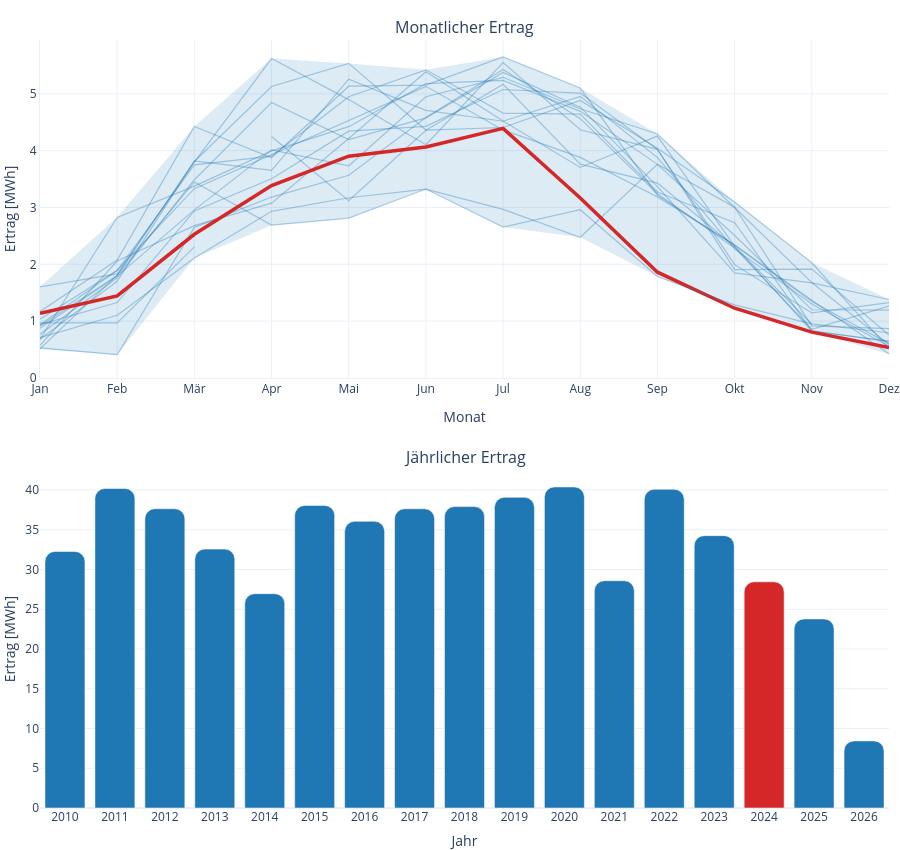

Notebook code cell kept with this figure:
### Code cell
from src.ui.ertrag import plot_yield

# Demo: Nutzung der neuen UI-Funktion
monthly_df = s.load_yield_per_month()
yearly_df = s.load_yield_per_year()

fig = plot_yield(
    standort=s,
    monthly_df=monthly_df,
    yearly_df=yearly_df,
    current_year=2024,
    drop_latest_month=True,
 )

fig.show()

### Figure 1 — Plotly figure (JSON) as saved in the notebook; plotly's stock layout.template omitted (floating-point values rounded to 4 significant figures)
{"data": [{"hoverinfo": "skip", "line": {"width": 0}, "mode": "lines", "name": "Monatliche Spanne", "showlegend": false, "type": "scatter", "x": [1, 2, 3, 4, 5, 6, 7, 8, 9, 10, 11, 12], "xaxis": "x", "y": [1.603, 2.826, 4.427, 5.622, 5.537, 5.424, 5.651, 5.103, 4.295, 3.095, 2.026, 1.381], "yaxis": "y"}, {"fill": "tonexty", "fillcolor": "rgba(31,119,180,0.15)", "hoverinfo": "skip", "line": {"width": 0}, "mode": "lines", "name": "Min-Max pro Monat", "showlegend": true, "type": "scatter", "x": [1, 2, 3, 4, 5, 6, 7, 8, 9, 10, 11, 12], "xaxis": "x", "y": [0.5109, 0.4085, 2.112, 2.69, 2.814, 3.325, 2.655, 2.475, 1.785, 1.227, 0.8064, 0.4226], "yaxis": "y"}, {"legendgroup": "2010", "line": {"color": "rgb(31,119,180)", "width": 1.2}, "mode": "lines", "name": "2010", "opacity": 0.35, "type": "scatter", "x": [4, 5, 6, 7, 8, 9, 10, 11], "xaxis": "x", "y": [4.249, 3.12, 4.361, 5.17, 3.764, 3.429, 2.315, 0.9446], "yaxis": "y"}, {"legendgroup": "2011", "line": {"color": "rgb(31,119,180)", "width": 1.2}, "mode": "lines", "name": "2011", "opacity": 0.35, "type": "scatter", "x": [1, 2, 3, 4, 5, 6, 7, 8, 9, 10, 11, 12], "xaxis": "x", "y": [0.6812, 1.7, 3.81, 5.129, 5.537, 4.363, 4.408, 4.883, 4.041, 3.095, 2.026, 0.515], "yaxis": "y"}, {"legendgroup": "2012", "line": {"color": "rgb(31,119,180)", "width": 1.2}, "mode": "lines", "name": "2012", "opacity": 0.35, "type": "scatter", "x": [1, 2, 3, 4, 5, 6, 7, 8, 9, 10, 11, 12], "xaxis": "x", "y": [0.9151, 1.804, 3.822, 3.652, 5.258, 4.709, 4.519, 4.956, 3.878, 2.271, 1.3, 0.56], "yaxis": "y"}, {"legendgroup": "2013", "line": {"color": "rgb(31,119,180)", "width": 1.2}, "mode": "lines", "name": "2013", "opacity": 0.35, "type": "scatter", "x": [1, 2, 3, 4, 5, 6, 7, 8, 9, 10, 11, 12], "xaxis": "x", "y": [0.5281, 0.4085, 2.651, 3.184, 3.568, 4.583, 5.429, 4.563, 3.241, 2.289, 0.8563, 1.264], "yaxis": "y"}, {"legendgroup": "2014", "line": {"color": "rgb(31,119,180)", "width": 1.2}, "mode": "lines", "name": "2014", "opacity": 0.35, "type": "scatter", "x": [1, 2, 3, 6, 7, 8, 9, 10, 11, 12], "xaxis": "x", "y": [1.032, 1.897, 3.332, 5.133, 4.366, 3.882, 3.184, 2.345, 1.368, 0.4226], "yaxis": "y"}, {"legendgroup": "2015", "line": {"color": "rgb(31,119,180)", "width": 1.2}, "mode": "lines", "name": "2015", "opacity": 0.35, "type": "scatter", "x": [1, 2, 3, 4, 5, 6, 7, 8, 9, 10, 11, 12], "xaxis": "x", "y": [0.7694, 1.763, 3.489, 4.848, 4.195, 4.578, 5.378, 4.766, 3.367, 1.849, 1.672, 1.381], "yaxis": "y"}, {"legendgroup": "2016", "line": {"color": "rgb(31,119,180)", "width": 1.2}, "mode": "lines", "name": "2016", "opacity": 0.35, "type": "scatter", "x": [1, 2, 3, 4, 5, 6, 7, 8, 9, 10, 11, 12], "xaxis": "x", "y": [0.9364, 1.327, 2.94, 3.507, 4.344, 4.429, 5.077, 5.013, 4.022, 1.994, 1.144, 1.326], "yaxis": "y"}, {"legendgroup": "2017", "line": {"color": "rgb(31,119,180)", "width": 1.2}, "mode": "lines", "name": "2017", "opacity": 0.35, "type": "scatter", "x": [1, 2, 3, 4, 5, 6, 7, 8, 9, 10, 11, 12], "xaxis": "x", "y": [0.9356, 1.89, 3.752, 3.905, 4.951, 5.424, 4.662, 4.644, 3.272, 2.731, 0.8288, 0.6421], "yaxis": "y"}, {"legendgroup": "2018", "line": {"color": "rgb(31,119,180)", "width": 1.2}, "mode": "lines", "name": "2018", "opacity": 0.35, "type": "scatter", "x": [1, 2, 3, 4, 5, 6, 7, 8, 9, 10, 11, 12], "xaxis": "x", "y": [0.8729, 1.792, 2.958, 4.014, 3.734, 4.95, 5.292, 4.737, 4.295, 2.999, 1.678, 0.5872], "yaxis": "y"}, {"legendgroup": "2019", "line": {"color": "rgb(31,119,180)", "width": 1.2}, "mode": "lines", "name": "2019", "opacity": 0.35, "type": "scatter", "x": [1, 2, 3, 4, 5, 6, 7, 8, 9, 10, 11, 12], "xaxis": "x", "y": [0.6831, 2.826, 3.377, 3.997, 4.422, 5.18, 5.237, 4.693, 3.759, 2.507, 1.2, 1.192], "yaxis": "y"}, {"legendgroup": "2020", "line": {"color": "rgb(31,119,180)", "width": 1.2}, "mode": "lines", "name": "2020", "opacity": 0.35, "type": "scatter", "x": [1, 2, 3, 4, 5, 6, 7, 8, 9, 10, 11, 12], "xaxis": "x", "y": [1.603, 1.832, 3.8, 5.622, 4.899, 4.105, 5.552, 4.368, 4.023, 1.906, 1.916, 0.7542], "yaxis": "y"}, {"legendgroup": "2021", "line": {"color": "rgb(31,119,180)", "width": 1.2}, "mode": "lines", "name": "2021", "opacity": 0.35, "type": "scatter", "x": [1, 2, 3, 4, 5, 6, 7, 8, 9, 10, 11, 12], "xaxis": "x", "y": [0.5109, 1.81, 3.45, 2.69, 2.814, 3.325, 2.966, 2.475, 3.76, 3.005, 0.9174, 0.8685], "yaxis": "y"}, {"legendgroup": "2022", "line": {"color": "rgb(31,119,180)", "width": 1.2}, "mode": "lines", "name": "2022", "opacity": 0.35, "type": "scatter", "x": [1, 2, 3, 4, 5, 6, 7, 8, 9, 10, 11, 12], "xaxis": "x", "y": [1.171, 2.075, 4.427, 3.874, 5.135, 5.154, 5.651, 5.103, 3.216, 2.333, 1.345, 0.6031], "yaxis": "y"}, {"legendgroup": "2023", "line": {"color": "rgb(31,119,180)", "width": 1.2}, "mode": "lines", "name": "2023", "opacity": 0.35, "type": "scatter", "x": [1, 2, 3, 4, 5, 6, 7, 8, 9, 10, 11, 12], "xaxis": "x", "y": [0.5714, 2.058, 2.681, 3.077, 4.213, 5.389, 4.524, 3.705, 4.257, 2.314, 0.8256, 0.6452], "yaxis": "y"}, {"legendgroup": "2024", "line": {"color": "rgb(214,39,40)", "width": 3.5}, "mode": "lines", "name": "2024", "opacity": 1, "type": "scatter", "x": [1, 2, 3, 4, 5, 6, 7, 8, 9, 10, 11, 12], "xaxis": "x", "y": [1.137, 1.444, 2.529, 3.386, 3.903, 4.064, 4.393, 3.167, 1.861, 1.227, 0.8064, 0.5328], "yaxis": "y"}, {"legendgroup": "2025", "line": {"color": "rgb(31,119,180)", "width": 1.2}, "mode": "lines", "name": "2025", "opacity": 0.35, "type": "scatter", "x": [1, 2, 3, 4, 5, 6, 7, 8, 9, 10, 11, 12], "xaxis": "x", "y": [0.7082, 1.103, 2.112, 2.932, 3.172, 3.325, 2.655, 2.961, 1.785, 1.285, 0.9501, 0.795], "yaxis": "y"}, {"legendgroup": "2026", "line": {"color": "rgb(31,119,180)", "width": 1.2}, "mode": "lines", "name": "2026", "opacity": 0.35, "type": "scatter", "x": [1, 2, 3], "xaxis": "x", "y": [0.9675, 0.9689, 2.306], "yaxis": "y"}, {"hovertemplate": "Jahr %{x}<br>%{y:.1f} MWh<extra></extra>", "marker": {"color": ["rgb(31,119,180)", "rgb(31,119,180)", "rgb(31,119,180)", "rgb(31,119,180)", "rgb(31,119,180)", "rgb(31,119,180)", "rgb(31,119,180)", "rgb(31,119,180)", "rgb(31,119,180)", "rgb(31,119,180)", "rgb(31,119,180)", "rgb(31,119,180)", "rgb(31,119,180)", "rgb(31,119,180)", "rgb(214,39,40)", "rgb(31,119,180)", "rgb(31,119,180)"]}, "name": "Jährlicher Ertrag", "type": "bar", "x": [2010, 2011, 2012, 2013, 2014, 2015, 2016, 2017, 2018, 2019, 2020, 2021, 2022, 2023, 2024, 2025, 2026], "xaxis": "x2", "y": [32.27, 40.19, 37.64, 32.56, 26.96, 38.05, 36.06, 37.64, 37.91, 39.07, 40.38, 28.59, 40.09, 34.26, 28.45, 23.78, 8.44], "yaxis": "y2"}], "layout": {"annotations": [{"font": {"size": 16}, "showarrow": false, "text": "Monatlicher Ertrag", "x": 0.5, "xanchor": "center", "xref": "paper", "y": 1, "yanchor": "bottom", "yref": "paper"}, {"font": {"size": 16}, "showarrow": false, "text": "Jährlicher Ertrag", "x": 0.5, "xanchor": "center", "xref": "paper", "y": 0.44, "yanchor": "bottom", "yref": "paper"}], "barcornerradius": 10, "dragmode": false, "height": 850, "margin": {"b": 0, "l": 0, "r": 0, "t": 40}, "showlegend": false, "xaxis": {"anchor": "y", "domain": [0, 1], "fixedrange": true, "showgrid": true, "showline": true, "tickmode": "array", "ticktext": ["Jan", "Feb", "Mär", "Apr", "Mai", "Jun", "Jul", "Aug", "Sep", "Okt", "Nov", "Dez"], "tickvals": [1, 2, 3, 4, 5, 6, 7, 8, 9, 10, 11, 12], "title": {"text": "Monat"}, "zeroline": false}, "xaxis2": {"anchor": "y2", "domain": [0, 1], "tickmode": "array", "tickvals": [2010, 2011, 2012, 2013, 2014, 2015, 2016, 2017, 2018, 2019, 2020, 2021, 2022, 2023, 2024, 2025, 2026], "title": {"text": "Jahr"}}, "yaxis": {"anchor": "x", "domain": [0.56, 1], "fixedrange": true, "rangemode": "tozero", "showgrid": true, "showline": true, "title": {"text": "Ertrag [MWh]"}, "zeroline": false}, "yaxis2": {"anchor": "x2", "domain": [0, 0.44], "rangemode": "tozero", "title": {"text": "Ertrag [MWh]"}}}}
